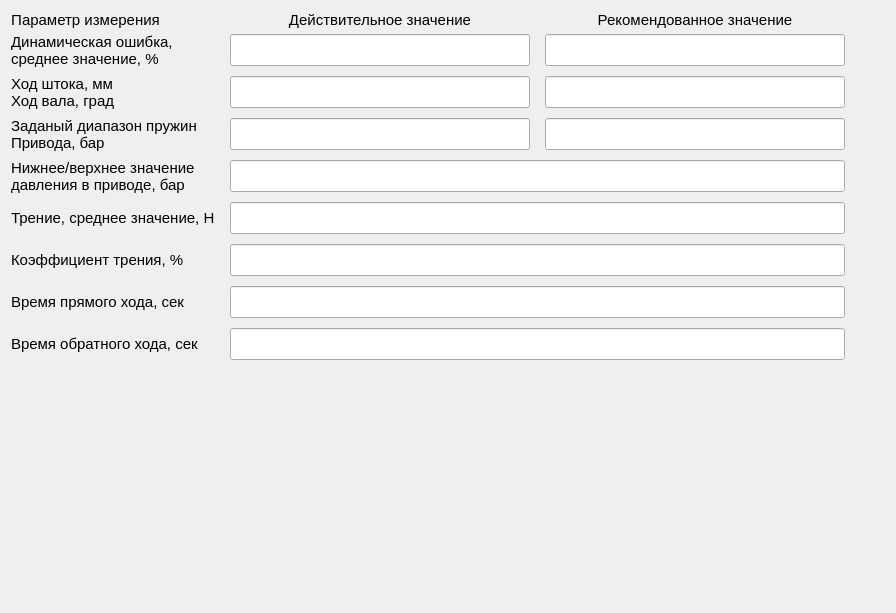
          <widget class="QWidget" name="tab_reportGenerationGeneral_resultsTable">
           <attribute name="title">
            <string>Результат диагностики</string>
           </attribute>
           <layout class="QVBoxLayout" name="verticalLayout_52">
            <item>
             <layout class="QGridLayout" name="gridLayout_resultsTable" rowstretch="0,0,0,0,0,0,0,0,0">
              <property name="sizeConstraint">
               <enum>QLayout::SizeConstraint::SetDefaultConstraint</enum>
              </property>
              <property name="leftMargin">
               <number>0</number>
              </property>
              <property name="topMargin">
               <number>0</number>
              </property>
              <property name="rightMargin">
               <number>0</number>
              </property>
              <property name="bottomMargin">
               <number>0</number>
              </property>
              <property name="horizontalSpacing">
               <number>15</number>
              </property>
              <property name="verticalSpacing">
               <number>0</number>
              </property>
              <item row="5" column="0">
               <widget class="QLabel" name="label_resultsTable_friction">
                <property name="sizePolicy">
                 <sizepolicy hsizetype="Preferred" vsizetype="Preferred">
                  <horstretch>0</horstretch>
                  <verstretch>0</verstretch>
                 </sizepolicy>
                </property>
                <property name="minimumSize">
                 <size>
                  <width>0</width>
                  <height>42</height>
                 </size>
                </property>
                <property name="font">
                 <font>
                  <family>Segoe UI</family>
                  <pointsize>11</pointsize>
                  <stylestrategy>PreferDefault</stylestrategy>
                 </font>
                </property>
                <property name="frameShape">
                 <enum>QFrame::Shape::NoFrame</enum>
                </property>
                <property name="frameShadow">
                 <enum>QFrame::Shadow::Plain</enum>
                </property>
                <property name="lineWidth">
                 <number>2</number>
                </property>
                <property name="text">
                 <string>Трение, среднее значение, Н</string>
                </property>
               </widget>
              </item>
              <item row="8" column="0">
               <widget class="QLabel" name="label_resultsTable_strokeTest_backwardTime">
                <property name="sizePolicy">
                 <sizepolicy hsizetype="Preferred" vsizetype="Preferred">
                  <horstretch>0</horstretch>
                  <verstretch>0</verstretch>
                 </sizepolicy>
                </property>
                <property name="minimumSize">
                 <size>
                  <width>0</width>
                  <height>42</height>
                 </size>
                </property>
                <property name="font">
                 <font>
                  <family>Segoe UI</family>
                  <pointsize>11</pointsize>
                 </font>
                </property>
                <property name="text">
                 <string>Время обратного хода, сек</string>
                </property>
               </widget>
              </item>
              <item row="1" column="1">
               <widget class="QLineEdit" name="lineEdit_resultsTable_dynamicErrorReal">
                <property name="sizePolicy">
                 <sizepolicy hsizetype="Preferred" vsizetype="Fixed">
                  <horstretch>0</horstretch>
                  <verstretch>0</verstretch>
                 </sizepolicy>
                </property>
                <property name="font">
                 <font>
                  <family>Segoe UI</family>
                  <pointsize>11</pointsize>
                 </font>
                </property>
                <property name="focusPolicy">
                 <enum>Qt::FocusPolicy::StrongFocus</enum>
                </property>
                <property name="styleSheet">
                 <string notr="true">padding: 5px 5px;</string>
                </property>
                <property name="readOnly">
                 <bool>false</bool>
                </property>
               </widget>
              </item>
              <item row="3" column="0">
               <widget class="QLabel" name="label_resultsTable_rangeSpring">
                <property name="sizePolicy">
                 <sizepolicy hsizetype="Preferred" vsizetype="Preferred">
                  <horstretch>0</horstretch>
                  <verstretch>0</verstretch>
                 </sizepolicy>
                </property>
                <property name="minimumSize">
                 <size>
                  <width>0</width>
                  <height>42</height>
                 </size>
                </property>
                <property name="font">
                 <font>
                  <family>Segoe UI</family>
                  <pointsize>11</pointsize>
                  <stylestrategy>PreferDefault</stylestrategy>
                 </font>
                </property>
                <property name="text">
                 <string>Заданый диапазон пружин
Привода, бар</string>
                </property>
               </widget>
              </item>
              <item row="0" column="0">
               <widget class="QLabel" name="label_resultsTable_titileMeasurementParameter">
                <property name="sizePolicy">
                 <sizepolicy hsizetype="Maximum" vsizetype="Maximum">
                  <horstretch>0</horstretch>
                  <verstretch>0</verstretch>
                 </sizepolicy>
                </property>
                <property name="font">
                 <font>
                  <family>Segoe UI</family>
                  <pointsize>11</pointsize>
                  <stylestrategy>PreferDefault</stylestrategy>
                 </font>
                </property>
                <property name="lineWidth">
                 <number>1</number>
                </property>
                <property name="text">
                 <string>Параметр измерения</string>
                </property>
                <property name="alignment">
                 <set>Qt::AlignmentFlag::AlignCenter</set>
                </property>
               </widget>
              </item>
              <item row="8" column="1" colspan="2">
               <widget class="QLineEdit" name="lineEdit_resultsTable_strokeTest_backwardTime">
                <property name="sizePolicy">
                 <sizepolicy hsizetype="Preferred" vsizetype="Fixed">
                  <horstretch>0</horstretch>
                  <verstretch>0</verstretch>
                 </sizepolicy>
                </property>
                <property name="font">
                 <font>
                  <family>Segoe UI</family>
                  <pointsize>11</pointsize>
                 </font>
                </property>
                <property name="focusPolicy">
                 <enum>Qt::FocusPolicy::StrongFocus</enum>
                </property>
                <property name="styleSheet">
                 <string notr="true">padding: 5px 5px;</string>
                </property>
                <property name="readOnly">
                 <bool>false</bool>
                </property>
               </widget>
              </item>
              <item row="2" column="0">
               <widget class="QLabel" name="label_resultsTable_strokeReal_strokeRecomend">
                <property name="sizePolicy">
                 <sizepolicy hsizetype="Preferred" vsizetype="Preferred">
                  <horstretch>0</horstretch>
                  <verstretch>0</verstretch>
                 </sizepolicy>
                </property>
                <property name="minimumSize">
                 <size>
                  <width>0</width>
                  <height>42</height>
                 </size>
                </property>
                <property name="font">
                 <font>
                  <family>Segoe UI</family>
                  <pointsize>11</pointsize>
                  <stylestrategy>PreferDefault</stylestrategy>
                 </font>
                </property>
                <property name="text">
                 <string>Ход штока, мм
Ход вала, град</string>
                </property>
               </widget>
              </item>
              <item row="1" column="0">
               <widget class="QLabel" name="label_resultsTable_dinamicReal">
                <property name="sizePolicy">
                 <sizepolicy hsizetype="Preferred" vsizetype="Preferred">
                  <horstretch>0</horstretch>
                  <verstretch>0</verstretch>
                 </sizepolicy>
                </property>
                <property name="minimumSize">
                 <size>
                  <width>0</width>
                  <height>42</height>
                 </size>
                </property>
                <property name="font">
                 <font>
                  <family>Segoe UI</family>
                  <pointsize>11</pointsize>
                  <stylestrategy>PreferDefault</stylestrategy>
                 </font>
                </property>
                <property name="text">
                 <string>Динамическая ошибка,
среднее значение, %</string>
                </property>
               </widget>
              </item>
              <item row="0" column="3" rowspan="9">
               <spacer name="horizontalSpacer_resultsTable">
                <property name="sizePolicy">
                 <sizepolicy hsizetype="Expanding" vsizetype="Minimum">
                  <horstretch>0</horstretch>
                  <verstretch>0</verstretch>
                 </sizepolicy>
                </property>
                <property name="font">
                 <font>
                  <family>Roboto</family>
                  <pointsize>10</pointsize>
                  <stylestrategy>PreferDefault</stylestrategy>
                 </font>
                </property>
                <property name="orientation">
                 <enum>Qt::Orientation::Horizontal</enum>
                </property>
                <property name="sizeType">
                 <enum>QSizePolicy::Policy::Expanding</enum>
                </property>
                <property name="sizeHint" stdset="0">
                 <size>
                  <width>40</width>
                  <height>20</height>
                 </size>
                </property>
               </spacer>
              </item>
              <item row="0" column="1">
               <widget class="QLabel" name="label_resultsTable_titleValidValue">
                <property name="sizePolicy">
                 <sizepolicy hsizetype="Maximum" vsizetype="Fixed">
                  <horstretch>0</horstretch>
                  <verstretch>0</verstretch>
                 </sizepolicy>
                </property>
                <property name="minimumSize">
                 <size>
                  <width>300</width>
                  <height>0</height>
                 </size>
                </property>
                <property name="font">
                 <font>
                  <family>Segoe UI</family>
                  <pointsize>11</pointsize>
                  <stylestrategy>PreferDefault</stylestrategy>
                 </font>
                </property>
                <property name="lineWidth">
                 <number>1</number>
                </property>
                <property name="text">
                 <string>Действительное значение</string>
                </property>
                <property name="alignment">
                 <set>Qt::AlignmentFlag::AlignCenter</set>
                </property>
               </widget>
              </item>
              <item row="7" column="1" colspan="2">
               <widget class="QLineEdit" name="lineEdit_resultsTable_strokeTest_forwardTime">
                <property name="sizePolicy">
                 <sizepolicy hsizetype="Preferred" vsizetype="Fixed">
                  <horstretch>0</horstretch>
                  <verstretch>0</verstretch>
                 </sizepolicy>
                </property>
                <property name="font">
                 <font>
                  <family>Segoe UI</family>
                  <pointsize>11</pointsize>
                 </font>
                </property>
                <property name="focusPolicy">
                 <enum>Qt::FocusPolicy::StrongFocus</enum>
                </property>
                <property name="styleSheet">
                 <string notr="true">padding: 5px 5px;</string>
                </property>
                <property name="readOnly">
                 <bool>false</bool>
                </property>
               </widget>
              </item>
              <item row="4" column="1" colspan="2">
               <widget class="QLineEdit" name="lineEdit_resultsTable_rangePressure">
                <property name="sizePolicy">
                 <sizepolicy hsizetype="Preferred" vsizetype="Fixed">
                  <horstretch>0</horstretch>
                  <verstretch>0</verstretch>
                 </sizepolicy>
                </property>
                <property name="font">
                 <font>
                  <family>Segoe UI</family>
                  <pointsize>11</pointsize>
                 </font>
                </property>
                <property name="focusPolicy">
                 <enum>Qt::FocusPolicy::StrongFocus</enum>
                </property>
                <property name="styleSheet">
                 <string notr="true">padding: 5px 5px;</string>
                </property>
                <property name="readOnly">
                 <bool>false</bool>
                </property>
               </widget>
              </item>
              <item row="2" column="1">
               <widget class="QLineEdit" name="lineEdit_resultsTable_strokeReal">
                <property name="sizePolicy">
                 <sizepolicy hsizetype="Preferred" vsizetype="Fixed">
                  <horstretch>0</horstretch>
                  <verstretch>0</verstretch>
                 </sizepolicy>
                </property>
                <property name="font">
                 <font>
                  <family>Segoe UI</family>
                  <pointsize>11</pointsize>
                 </font>
                </property>
                <property name="focusPolicy">
                 <enum>Qt::FocusPolicy::StrongFocus</enum>
                </property>
                <property name="styleSheet">
                 <string notr="true">padding: 5px 5px;</string>
                </property>
                <property name="readOnly">
                 <bool>false</bool>
                </property>
               </widget>
              </item>
              <item row="3" column="1">
               <widget class="QLineEdit" name="lineEdit_resultsTable_driveRangeReal">
                <property name="sizePolicy">
                 <sizepolicy hsizetype="Preferred" vsizetype="Fixed">
                  <horstretch>0</horstretch>
                  <verstretch>0</verstretch>
                 </sizepolicy>
                </property>
                <property name="font">
                 <font>
                  <family>Segoe UI</family>
                  <pointsize>11</pointsize>
                 </font>
                </property>
                <property name="focusPolicy">
                 <enum>Qt::FocusPolicy::StrongFocus</enum>
                </property>
                <property name="styleSheet">
                 <string notr="true">padding: 5px 5px;</string>
                </property>
                <property name="readOnly">
                 <bool>false</bool>
                </property>
               </widget>
              </item>
              <item row="6" column="1" colspan="2">
               <widget class="QLineEdit" name="lineEdit_resultsTable_frictionPercentValue">
                <property name="sizePolicy">
                 <sizepolicy hsizetype="Preferred" vsizetype="Fixed">
                  <horstretch>0</horstretch>
                  <verstretch>0</verstretch>
                 </sizepolicy>
                </property>
                <property name="font">
                 <font>
                  <family>Segoe UI</family>
                  <pointsize>11</pointsize>
                 </font>
                </property>
                <property name="focusPolicy">
                 <enum>Qt::FocusPolicy::StrongFocus</enum>
                </property>
                <property name="styleSheet">
                 <string notr="true">padding: 5px 5px;</string>
                </property>
                <property name="readOnly">
                 <bool>false</bool>
                </property>
               </widget>
              </item>
              <item row="5" column="1" colspan="2">
               <widget class="QLineEdit" name="lineEdit_resultsTable_frictionForceValue">
                <property name="sizePolicy">
                 <sizepolicy hsizetype="Preferred" vsizetype="Fixed">
                  <horstretch>0</horstretch>
                  <verstretch>0</verstretch>
                 </sizepolicy>
                </property>
                <property name="font">
                 <font>
                  <family>Segoe UI</family>
                  <pointsize>11</pointsize>
                 </font>
                </property>
                <property name="focusPolicy">
                 <enum>Qt::FocusPolicy::StrongFocus</enum>
                </property>
                <property name="styleSheet">
                 <string notr="true">padding: 5px 5px;</string>
                </property>
                <property name="readOnly">
                 <bool>false</bool>
                </property>
               </widget>
              </item>
              <item row="7" column="0">
               <widget class="QLabel" name="label_resultsTable_strokeTest_forwardTime">
                <property name="sizePolicy">
                 <sizepolicy hsizetype="Preferred" vsizetype="Preferred">
                  <horstretch>0</horstretch>
                  <verstretch>0</verstretch>
                 </sizepolicy>
                </property>
                <property name="minimumSize">
                 <size>
                  <width>0</width>
                  <height>42</height>
                 </size>
                </property>
                <property name="font">
                 <font>
                  <family>Segoe UI</family>
                  <pointsize>11</pointsize>
                 </font>
                </property>
                <property name="text">
                 <string>Время прямого хода, сек</string>
                </property>
               </widget>
              </item>
              <item row="6" column="0">
               <widget class="QLabel" name="label_resultsTable_frictionPercent">
                <property name="sizePolicy">
                 <sizepolicy hsizetype="Preferred" vsizetype="Preferred">
                  <horstretch>0</horstretch>
                  <verstretch>0</verstretch>
                 </sizepolicy>
                </property>
                <property name="minimumSize">
                 <size>
                  <width>0</width>
                  <height>42</height>
                 </size>
                </property>
                <property name="font">
                 <font>
                  <family>Segoe UI</family>
                  <pointsize>11</pointsize>
                  <stylestrategy>PreferDefault</stylestrategy>
                 </font>
                </property>
                <property name="text">
                 <string>Коэффициент трения, %</string>
                </property>
               </widget>
              </item>
              <item row="2" column="2">
               <widget class="QLineEdit" name="lineEdit_resultsTable_strokeRecomend">
                <property name="sizePolicy">
                 <sizepolicy hsizetype="Preferred" vsizetype="Fixed">
                  <horstretch>0</horstretch>
                  <verstretch>0</verstretch>
                 </sizepolicy>
                </property>
                <property name="font">
                 <font>
                  <family>Segoe UI</family>
                  <pointsize>11</pointsize>
                 </font>
                </property>
                <property name="focusPolicy">
                 <enum>Qt::FocusPolicy::StrongFocus</enum>
                </property>
                <property name="styleSheet">
                 <string notr="true">padding: 5px 5px;</string>
                </property>
                <property name="readOnly">
                 <bool>false</bool>
                </property>
               </widget>
              </item>
              <item row="4" column="0">
               <widget class="QLabel" name="label_resultsTable_rangePressure">
                <property name="sizePolicy">
                 <sizepolicy hsizetype="Preferred" vsizetype="Preferred">
                  <horstretch>0</horstretch>
                  <verstretch>0</verstretch>
                 </sizepolicy>
                </property>
                <property name="minimumSize">
                 <size>
                  <width>0</width>
                  <height>42</height>
                 </size>
                </property>
                <property name="font">
                 <font>
                  <family>Segoe UI</family>
                  <pointsize>11</pointsize>
                  <stylestrategy>PreferDefault</stylestrategy>
                 </font>
                </property>
                <property name="text">
                 <string>Нижнее/верхнее значение
давления в приводе, бар</string>
                </property>
               </widget>
              </item>
              <item row="0" column="2">
               <widget class="QLabel" name="label_resultsTable_titleRecommendedValue">
                <property name="sizePolicy">
                 <sizepolicy hsizetype="Maximum" vsizetype="Preferred">
                  <horstretch>0</horstretch>
                  <verstretch>0</verstretch>
                 </sizepolicy>
                </property>
                <property name="minimumSize">
                 <size>
                  <width>300</width>
                  <height>0</height>
                 </size>
                </property>
                <property name="font">
                 <font>
                  <family>Segoe UI</family>
                  <pointsize>11</pointsize>
                  <stylestrategy>PreferDefault</stylestrategy>
                 </font>
                </property>
                <property name="lineWidth">
                 <number>1</number>
                </property>
                <property name="text">
                 <string>Рекомендованное значение</string>
                </property>
                <property name="alignment">
                 <set>Qt::AlignmentFlag::AlignCenter</set>
                </property>
               </widget>
              </item>
              <item row="1" column="2">
               <widget class="QLineEdit" name="lineEdit_resultsTable_dynamicErrorRecomend">
                <property name="sizePolicy">
                 <sizepolicy hsizetype="Preferred" vsizetype="Fixed">
                  <horstretch>0</horstretch>
                  <verstretch>0</verstretch>
                 </sizepolicy>
                </property>
                <property name="font">
                 <font>
                  <family>Segoe UI</family>
                  <pointsize>11</pointsize>
                 </font>
                </property>
                <property name="focusPolicy">
                 <enum>Qt::FocusPolicy::StrongFocus</enum>
                </property>
                <property name="styleSheet">
                 <string notr="true">padding: 5px 5px;</string>
                </property>
                <property name="readOnly">
                 <bool>false</bool>
                </property>
               </widget>
              </item>
              <item row="3" column="2">
               <widget class="QLineEdit" name="lineEdit_resultsTable_driveRangeRecomend">
                <property name="sizePolicy">
                 <sizepolicy hsizetype="Preferred" vsizetype="Fixed">
                  <horstretch>0</horstretch>
                  <verstretch>0</verstretch>
                 </sizepolicy>
                </property>
                <property name="font">
                 <font>
                  <family>Segoe UI</family>
                  <pointsize>11</pointsize>
                 </font>
                </property>
                <property name="focusPolicy">
                 <enum>Qt::FocusPolicy::StrongFocus</enum>
                </property>
                <property name="styleSheet">
                 <string notr="true">padding: 5px 5px;</string>
                </property>
                <property name="readOnly">
                 <bool>false</bool>
                </property>
               </widget>
              </item>
             </layout>
            </item>
            <item>
             <spacer name="verticalSpacer_14">
              <property name="orientation">
               <enum>Qt::Orientation::Vertical</enum>
              </property>
              <property name="sizeHint" stdset="0">
               <size>
                <width>20</width>
                <height>237</height>
               </size>
              </property>
             </spacer>
            </item>
           </layout>
          </widget>
